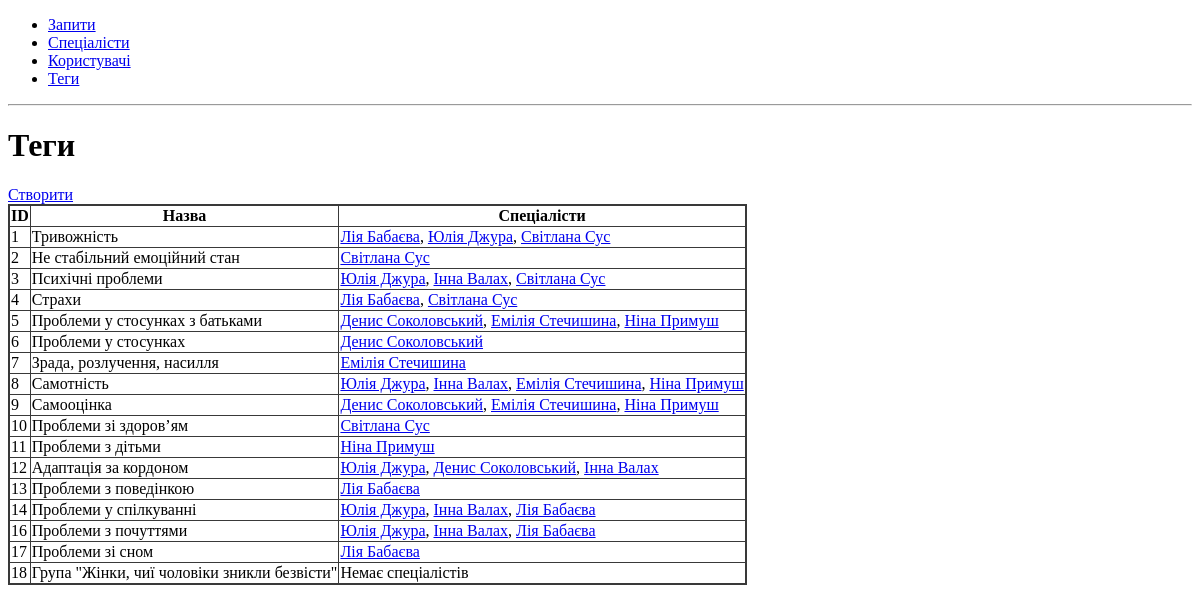
The page /tags/ on the database as committed earlier.
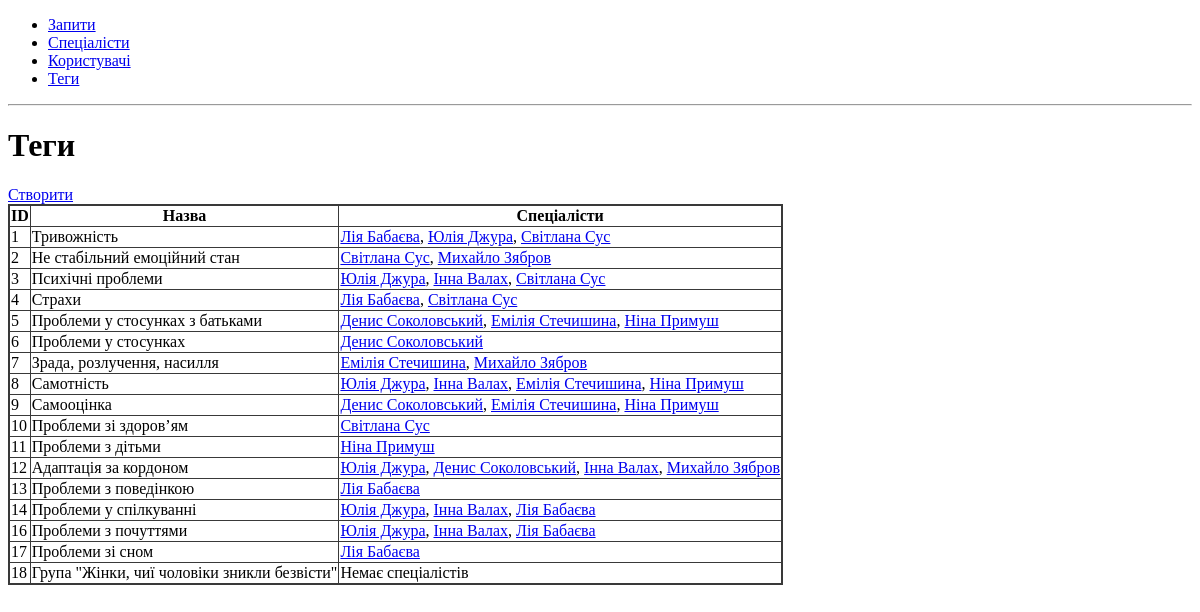
The same page on the database as committed later.
### app/tags/models.py (models this page shows, shortened)
class Tag(db.Model):
    __tablename__ = "tag"
    id = db.Column(db.Integer, primary_key=True)
    name = db.Column(db.String(255), unique=True, nullable=False)
    specialists = db.relationship("Specialist", secondary="specialist_tag", back_populates="tags")

### app/specialists/models.py (models this page shows, shortened)
class Specialist(db.Model):
    __tablename__ = "specialist"
    id = db.Column(db.Integer, primary_key=True)
    name = db.Column(db.String(255), unique=True, nullable=False)
    description = db.Column(db.String(255))
    cv = db.Column(db.String(255))
    phone = db.Column(db.String(255))
    tags = db.relationship("Tag", secondary=specialist_tag, back_populates="specialists")
    telegram_username = db.Column(db.String(255))
    manychat_username = db.Column(db.String(255))
    cost = db.Column(db.Integer)
    def __repr__(self) -> str:
        return f"{self.name}"

### app/tags/routes.py (the view)
@bp.route('/', methods=['GET', 'POST'])
def tags():
    return render_template('tags.html', tags=Tag.query.all())

### app/tags/templates/tags.html
{% extends 'base.html' %}
{% block content %}
<h1>Теги</h1>
<a href="{{ url_for('tags.new') }}">Створити</a>
{% include 'tags_table.html' %}
{% endblock %}

### app/templates/base.html (shortened to what this page needs)
<!DOCTYPE html>
<html lang="en">
<head>
    <link rel="stylesheet" href="{{ url_for('static', filename='style.css') }}">
</head>
<body>
    <nav>
        <ul>
            <li><a href="{{ url_for('requests.requests') }}">Запити</a></li>
            <li><a href="{{ url_for('specialists.specialists') }}">Спеціалісти</a></li>
            <li><a href="{{ url_for('users.users') }}">Користувачі</a></li>
            <li><a href="{{ url_for('tags.tags') }}">Теги</a></li>
        </ul>
    </nav>
    <hr>
    <div class="content">
        {% block content %} {% endblock %}
    </div>
</body>
</html>

### app/tags/templates/tags_table.html
<table id="tags">
    <tr>
        <th>ID</th>
        <th>Назва</th>
        <th>Спеціалісти</th>
    </tr>
    {% for tag in tags %}
    <tr>
        <td>{{ tag.id }}</td>
        <td>{{ tag.name }}</td>
        <td>
            {% if tag.specialists %}
                {% for specialist in tag.specialists %}
                    <a href="{{ url_for('specialists.specialist_card', specialist_id=specialist.id) }}">{{ specialist }}</a>{% if not loop.last %}, {% endif %}
                {% endfor %}
            {% else %}
                Немає спеціалістів
            {% endif %}
        </td>
    </tr>
    {% endfor %}
</table>

### app/static/style.css (style rules this page uses)
table { border: 2px solid #393939; border-collapse: collapse; }
th, td { border: 0.5px solid #393939; }

Rows that differ between the two databases and show on the page:
shown differently, row unchanged: Specialist "Світлана Сус": now shows ","
changed Tag "Не стабільний емоційний стан": gains Specialist (name "Михайло Зябров")
shown differently, row unchanged: Specialist "Інна Валах": now shows ","
shown differently, row unchanged: Specialist "Емілія Стечишина": now shows ","
changed Tag "Зрада, розлучення, насилля": gains Specialist (name "Михайло Зябров")
changed Tag "Адаптація за кордоном": gains Specialist (name "Михайло Зябров")
